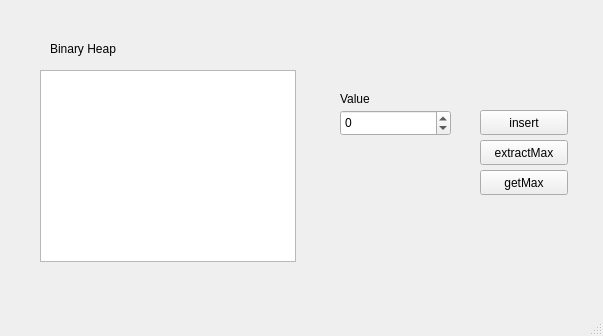
<?xml version="1.0" encoding="UTF-8"?>
<ui version="4.0">
 <class>MainWindow</class>
 <widget class="QMainWindow" name="MainWindow">
  <property name="geometry">
   <rect>
    <x>0</x>
    <y>0</y>
    <width>603</width>
    <height>336</height>
   </rect>
  </property>
  <property name="windowTitle">
   <string>MainWindow</string>
  </property>
  <widget class="QWidget" name="centralwidget">
   <widget class="QListWidget" name="listWidget">
    <property name="geometry">
     <rect>
      <x>40</x>
      <y>70</y>
      <width>256</width>
      <height>192</height>
     </rect>
    </property>
   </widget>
   <widget class="QSpinBox" name="spinBox">
    <property name="geometry">
     <rect>
      <x>340</x>
      <y>110</y>
      <width>111</width>
      <height>26</height>
     </rect>
    </property>
    <property name="minimum">
     <number>-1000000000</number>
    </property>
    <property name="maximum">
     <number>1000000000</number>
    </property>
   </widget>
   <widget class="QPushButton" name="insertButton">
    <property name="geometry">
     <rect>
      <x>480</x>
      <y>110</y>
      <width>88</width>
      <height>25</height>
     </rect>
    </property>
    <property name="text">
     <string>insert</string>
    </property>
   </widget>
   <widget class="QPushButton" name="extractMax">
    <property name="geometry">
     <rect>
      <x>480</x>
      <y>140</y>
      <width>88</width>
      <height>25</height>
     </rect>
    </property>
    <property name="text">
     <string>extractMax</string>
    </property>
   </widget>
   <widget class="QPushButton" name="getMaxButton">
    <property name="geometry">
     <rect>
      <x>480</x>
      <y>170</y>
      <width>88</width>
      <height>25</height>
     </rect>
    </property>
    <property name="text">
     <string>getMax</string>
    </property>
   </widget>
   <widget class="QLabel" name="label">
    <property name="geometry">
     <rect>
      <x>50</x>
      <y>40</y>
      <width>91</width>
      <height>17</height>
     </rect>
    </property>
    <property name="text">
     <string>Binary Heap</string>
    </property>
   </widget>
   <widget class="QLabel" name="label_2">
    <property name="geometry">
     <rect>
      <x>340</x>
      <y>90</y>
      <width>66</width>
      <height>17</height>
     </rect>
    </property>
    <property name="text">
     <string>Value</string>
    </property>
   </widget>
  </widget>
  <widget class="QMenuBar" name="menubar">
   <property name="geometry">
    <rect>
     <x>0</x>
     <y>0</y>
     <width>603</width>
     <height>22</height>
    </rect>
   </property>
  </widget>
  <widget class="QStatusBar" name="statusbar"/>
 </widget>
 <resources/>
 <connections/>
</ui>
